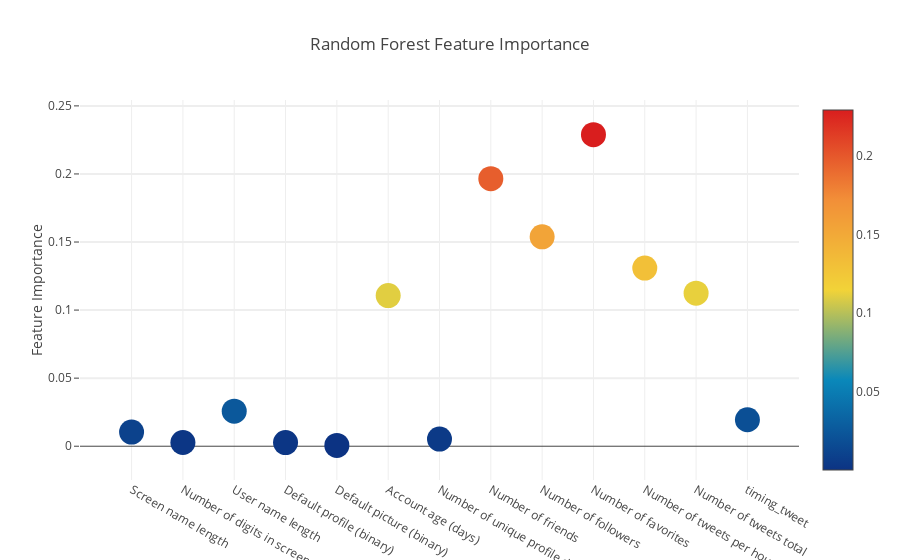
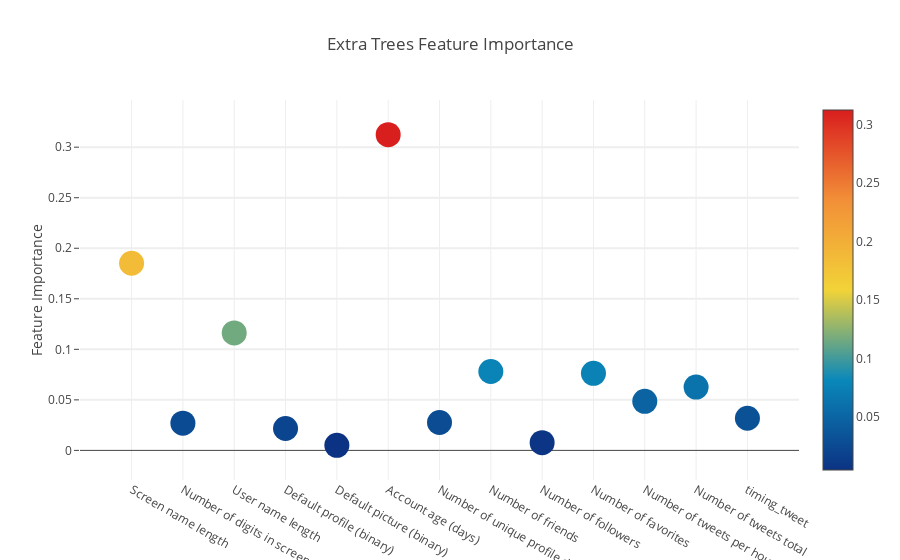
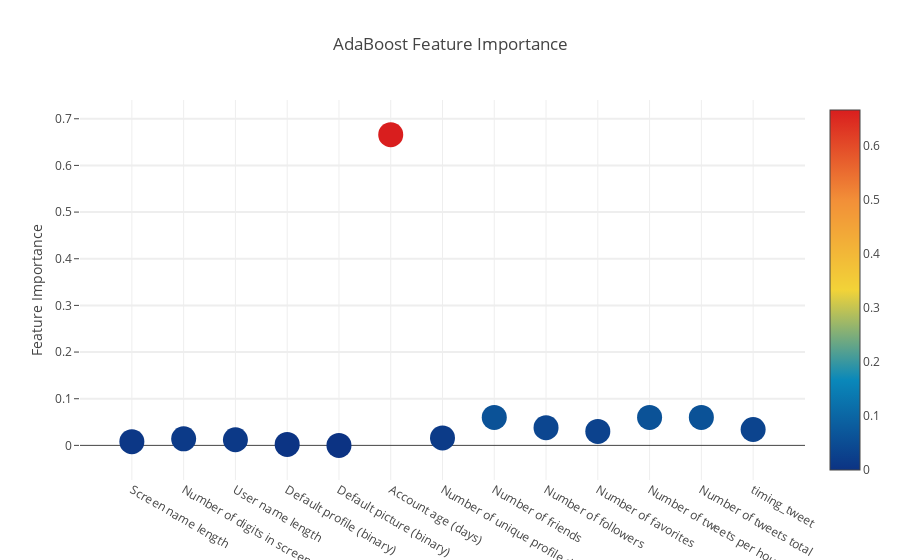
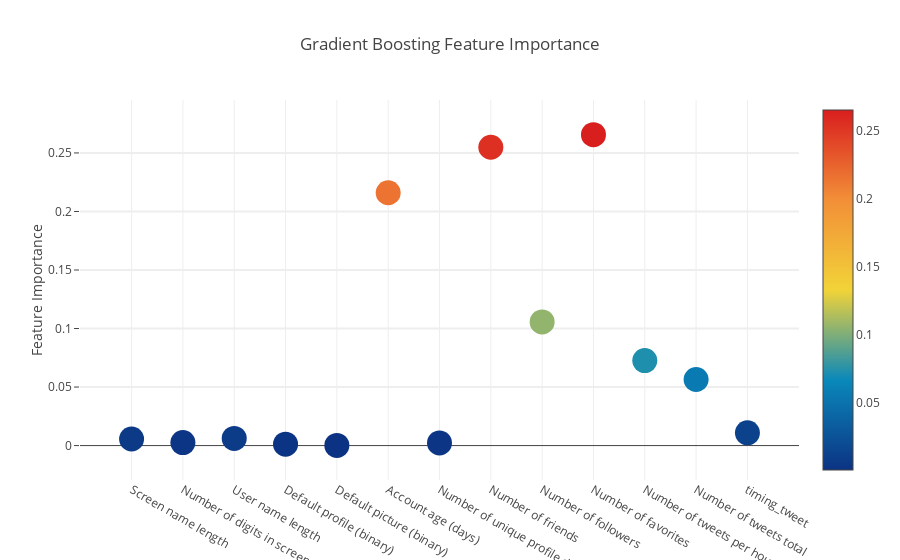

Write notebook code for charts like these, in order.
### Code cell
# Scatter plot 
trace = go.Scatter(
    y = feature_dataframe['Random Forest feature importances'].values,
    x = feature_dataframe['features'].values,
    mode='markers',
    marker=dict(
        sizemode = 'diameter',
        sizeref = 1,
        size = 25,
#       size= feature_dataframe['AdaBoost feature importances'].values,
        #color = np.random.randn(500), #set color equal to a variable
        color = feature_dataframe['Random Forest feature importances'].values,
        colorscale='Portland',
        showscale=True
    ),
    text = feature_dataframe['features'].values
)
data = [trace]


layout= go.Layout(
    autosize= True,
    title= 'Random Forest Feature Importance',
    hovermode= 'closest',
#     xaxis= dict(
#         title= 'Pop',
#         ticklen= 5,
#         zeroline= False,
#         gridwidth= 2,
#     ),
    yaxis=dict(
        title= 'Feature Importance',
        ticklen= 5,
        gridwidth= 2
    ),
    showlegend= False
)
fig = go.Figure(data=data, layout=layout)
py.iplot(fig,filename='scatter2010')

# Scatter plot 
trace = go.Scatter(
    y = feature_dataframe['Extra Trees  feature importances'].values,
    x = feature_dataframe['features'].values,
    mode='markers',
    marker=dict(
        sizemode = 'diameter',
        sizeref = 1,
        size = 25,
#       size= feature_dataframe['AdaBoost feature importances'].values,
        #color = np.random.randn(500), #set color equal to a variable
        color = feature_dataframe['Extra Trees  feature importances'].values,
        colorscale='Portland',
        showscale=True
    ),
    text = feature_dataframe['features'].values
)
data = [trace]

layout= go.Layout(
    autosize= True,
    title= 'Extra Trees Feature Importance',
    hovermode= 'closest',
#     xaxis= dict(
#         title= 'Pop',
#         ticklen= 5,
#         zeroline= False,
#         gridwidth= 2,
#     ),
    yaxis=dict(
        title= 'Feature Importance',
        ticklen= 5,
        gridwidth= 2
    ),
    showlegend= False
)
fig = go.Figure(data=data, layout=layout)
py.iplot(fig,filename='scatter2010')

# Scatter plot 
trace = go.Scatter(
    y = feature_dataframe['AdaBoost feature importances'].values,
    x = feature_dataframe['features'].values,
    mode='markers',
    marker=dict(
        sizemode = 'diameter',
        sizeref = 1,
        size = 25,
#       size= feature_dataframe['AdaBoost feature importances'].values,
        #color = np.random.randn(500), #set color equal to a variable
        color = feature_dataframe['AdaBoost feature importances'].values,
        colorscale='Portland',
        showscale=True
    ),
    text = feature_dataframe['features'].values
)
data = [trace]

layout= go.Layout(
    autosize= True,
    title= 'AdaBoost Feature Importance',
    hovermode= 'closest',
#     xaxis= dict(
#         title= 'Pop',
#         ticklen= 5,
#         zeroline= False,
#         gridwidth= 2,
#     ),
    yaxis=dict(
        title= 'Feature Importance',
        ticklen= 5,
        gridwidth= 2
    ),
    showlegend= False
)
fig = go.Figure(data=data, layout=layout)
py.iplot(fig,filename='scatter2010')

# Scatter plot 
trace = go.Scatter(
    y = feature_dataframe['Gradient Boost feature importances'].values,
    x = feature_dataframe['features'].values,
    mode='markers',
    marker=dict(
        sizemode = 'diameter',
        sizeref = 1,
        size = 25,
#       size= feature_dataframe['AdaBoost feature importances'].values,
        #color = np.random.randn(500), #set color equal to a variable
        color = feature_dataframe['Gradient Boost feature importances'].values,
        colorscale='Portland',
        showscale=True
    ),
    text = feature_dataframe['features'].values
)
data = [trace]

layout= go.Layout(
    autosize= True,
    title= 'Gradient Boosting Feature Importance',
    hovermode= 'closest',
#     xaxis= dict(
#         title= 'Pop',
#         ticklen= 5,
#         zeroline= False,
#         gridwidth= 2,
#     ),
    yaxis=dict(
        title= 'Feature Importance',
        ticklen= 5,
        gridwidth= 2
    ),
    showlegend= False
)
fig = go.Figure(data=data, layout=layout)
py.iplot(fig,filename='scatter2010')

### Figure 1 — Plotly figure (JSON) as saved in the notebook; plotly's stock layout.template omitted (floating-point values rounded to 4 significant figures)
{"data": [{"marker": {"color": [0.0104, 0.002713, 0.02572, 0.002697, 0.0006229, 0.1107, 0.005241, 0.1965, 0.1538, 0.2289, 0.1308, 0.1124, 0.01946], "colorscale": "Portland", "showscale": true, "size": 25, "sizemode": "diameter", "sizeref": 1}, "mode": "markers", "text": ["Screen name length", "Number of digits in screen name", "User name length", "Default profile (binary)", "Default picture (binary)", "Account age (days)", "Number of unique profile descriptions", "Number of friends", "Number of followers", "Number of favorites", "Number of tweets per hour", "Number of tweets total", "timing_tweet"], "type": "scatter", "uid": "cb2daf4f-ee53-467a-9265-27ecf778bc7e", "x": ["Screen name length", "Number of digits in screen name", "User name length", "Default profile (binary)", "Default picture (binary)", "Account age (days)", "Number of unique profile descriptions", "Number of friends", "Number of followers", "Number of favorites", "Number of tweets per hour", "Number of tweets total", "timing_tweet"], "y": [0.0104, 0.002713, 0.02572, 0.002697, 0.0006229, 0.1107, 0.005241, 0.1965, 0.1538, 0.2289, 0.1308, 0.1124, 0.01946]}], "layout": {"autosize": true, "hovermode": "closest", "showlegend": false, "title": "Random Forest Feature Importance", "yaxis": {"gridwidth": 2, "ticklen": 5, "title": "Feature Importance"}}}

### Figure 2 — Plotly figure (JSON) as saved in the notebook; plotly's stock layout.template omitted (floating-point values rounded to 4 significant figures)
{"data": [{"marker": {"color": [0.1851, 0.02698, 0.1163, 0.02168, 0.004969, 0.3124, 0.02762, 0.07809, 0.007624, 0.07624, 0.04851, 0.06265, 0.0318], "colorscale": "Portland", "showscale": true, "size": 25, "sizemode": "diameter", "sizeref": 1}, "mode": "markers", "text": ["Screen name length", "Number of digits in screen name", "User name length", "Default profile (binary)", "Default picture (binary)", "Account age (days)", "Number of unique profile descriptions", "Number of friends", "Number of followers", "Number of favorites", "Number of tweets per hour", "Number of tweets total", "timing_tweet"], "type": "scatter", "uid": "afeb5361-d886-4ab5-a81e-0945ace32597", "x": ["Screen name length", "Number of digits in screen name", "User name length", "Default profile (binary)", "Default picture (binary)", "Account age (days)", "Number of unique profile descriptions", "Number of friends", "Number of followers", "Number of favorites", "Number of tweets per hour", "Number of tweets total", "timing_tweet"], "y": [0.1851, 0.02698, 0.1163, 0.02168, 0.004969, 0.3124, 0.02762, 0.07809, 0.007624, 0.07624, 0.04851, 0.06265, 0.0318]}], "layout": {"autosize": true, "hovermode": "closest", "showlegend": false, "title": "Extra Trees Feature Importance", "yaxis": {"gridwidth": 2, "ticklen": 5, "title": "Feature Importance"}}}

### Figure 3 — Plotly figure (JSON) as saved in the notebook; plotly's stock layout.template omitted (floating-point values rounded to 4 significant figures)
{"data": [{"marker": {"color": [0.008, 0.014, 0.012, 0.002, 0, 0.666, 0.016, 0.06, 0.038, 0.03, 0.06, 0.06, 0.034], "colorscale": "Portland", "showscale": true, "size": 25, "sizemode": "diameter", "sizeref": 1}, "mode": "markers", "text": ["Screen name length", "Number of digits in screen name", "User name length", "Default profile (binary)", "Default picture (binary)", "Account age (days)", "Number of unique profile descriptions", "Number of friends", "Number of followers", "Number of favorites", "Number of tweets per hour", "Number of tweets total", "timing_tweet"], "type": "scatter", "uid": "8ed23aff-a343-43a3-b013-b2ba010cd79e", "x": ["Screen name length", "Number of digits in screen name", "User name length", "Default profile (binary)", "Default picture (binary)", "Account age (days)", "Number of unique profile descriptions", "Number of friends", "Number of followers", "Number of favorites", "Number of tweets per hour", "Number of tweets total", "timing_tweet"], "y": [0.008, 0.014, 0.012, 0.002, 0, 0.666, 0.016, 0.06, 0.038, 0.03, 0.06, 0.06, 0.034]}], "layout": {"autosize": true, "hovermode": "closest", "showlegend": false, "title": "AdaBoost Feature Importance", "yaxis": {"gridwidth": 2, "ticklen": 5, "title": "Feature Importance"}}}

### Figure 4 — Plotly figure (JSON) as saved in the notebook; plotly's stock layout.template omitted (floating-point values rounded to 4 significant figures)
{"data": [{"marker": {"color": [0.005585, 0.002585, 0.006069, 0.00119, 0.0001644, 0.216, 0.002269, 0.2549, 0.1056, 0.2657, 0.07264, 0.05644, 0.0109], "colorscale": "Portland", "showscale": true, "size": 25, "sizemode": "diameter", "sizeref": 1}, "mode": "markers", "text": ["Screen name length", "Number of digits in screen name", "User name length", "Default profile (binary)", "Default picture (binary)", "Account age (days)", "Number of unique profile descriptions", "Number of friends", "Number of followers", "Number of favorites", "Number of tweets per hour", "Number of tweets total", "timing_tweet"], "type": "scatter", "uid": "497d8821-921c-4e7c-b4ac-abc2d252a572", "x": ["Screen name length", "Number of digits in screen name", "User name length", "Default profile (binary)", "Default picture (binary)", "Account age (days)", "Number of unique profile descriptions", "Number of friends", "Number of followers", "Number of favorites", "Number of tweets per hour", "Number of tweets total", "timing_tweet"], "y": [0.005585, 0.002585, 0.006069, 0.00119, 0.0001644, 0.216, 0.002269, 0.2549, 0.1056, 0.2657, 0.07264, 0.05644, 0.0109]}], "layout": {"autosize": true, "hovermode": "closest", "showlegend": false, "title": "Gradient Boosting Feature Importance", "yaxis": {"gridwidth": 2, "ticklen": 5, "title": "Feature Importance"}}}
